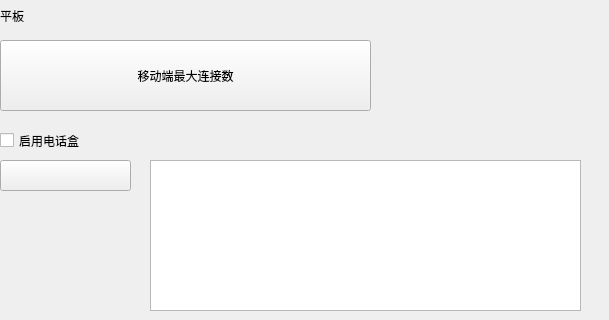
            <widget class="QWidget" name="page_7">
             <widget class="QLabel" name="label_div_4">
              <property name="geometry">
               <rect>
                <x>0</x>
                <y>30</y>
                <width>600</width>
                <height>2</height>
               </rect>
              </property>
              <property name="text">
               <string/>
              </property>
              <property name="outer_stylesheet" stdset="0">
               <string>line_div_h</string>
              </property>
             </widget>
             <widget class="QLabel" name="label_2">
              <property name="geometry">
               <rect>
                <x>0</x>
                <y>0</y>
                <width>521</width>
                <height>31</height>
               </rect>
              </property>
              <property name="styleSheet">
               <string notr="true"/>
              </property>
              <property name="text">
               <string>平板</string>
              </property>
             </widget>
             <widget class="QPushButton" name="pushButton_mobile_connect_max_value">
              <property name="geometry">
               <rect>
                <x>0</x>
                <y>40</y>
                <width>371</width>
                <height>71</height>
               </rect>
              </property>
              <property name="text">
               <string>移动端最大连接数</string>
              </property>
             </widget>
             <widget class="QCheckBox" name="checkBox_read_tel_enable">
              <property name="geometry">
               <rect>
                <x>0</x>
                <y>130</y>
                <width>271</width>
                <height>21</height>
               </rect>
              </property>
              <property name="text">
               <string>启用电话盒</string>
              </property>
             </widget>
             <widget class="QPushButton" name="pushButton_read_tel_test">
              <property name="geometry">
               <rect>
                <x>0</x>
                <y>160</y>
                <width>131</width>
                <height>31</height>
               </rect>
              </property>
              <property name="text">
               <string/>
              </property>
             </widget>
             <widget class="QPlainTextEdit" name="plainTextEdit_read_tel">
              <property name="geometry">
               <rect>
                <x>150</x>
                <y>160</y>
                <width>431</width>
                <height>151</height>
               </rect>
              </property>
             </widget>
            </widget>
